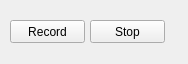
<?xml version="1.0" encoding="UTF-8"?>
<ui version="4.0">
 <class>MainWindow</class>
 <widget class="QMainWindow" name="MainWindow">
  <property name="geometry">
   <rect>
    <x>0</x>
    <y>0</y>
    <width>188</width>
    <height>64</height>
   </rect>
  </property>
  <property name="windowTitle">
   <string>MainWindow</string>
  </property>
  <widget class="QWidget" name="centralwidget">
   <widget class="QPushButton" name="rec">
    <property name="geometry">
     <rect>
      <x>10</x>
      <y>20</y>
      <width>75</width>
      <height>23</height>
     </rect>
    </property>
    <property name="text">
     <string>Record</string>
    </property>
   </widget>
   <widget class="QPushButton" name="stop">
    <property name="geometry">
     <rect>
      <x>90</x>
      <y>20</y>
      <width>75</width>
      <height>23</height>
     </rect>
    </property>
    <property name="text">
     <string>Stop</string>
    </property>
   </widget>
  </widget>
 </widget>
 <resources/>
 <connections/>
</ui>
